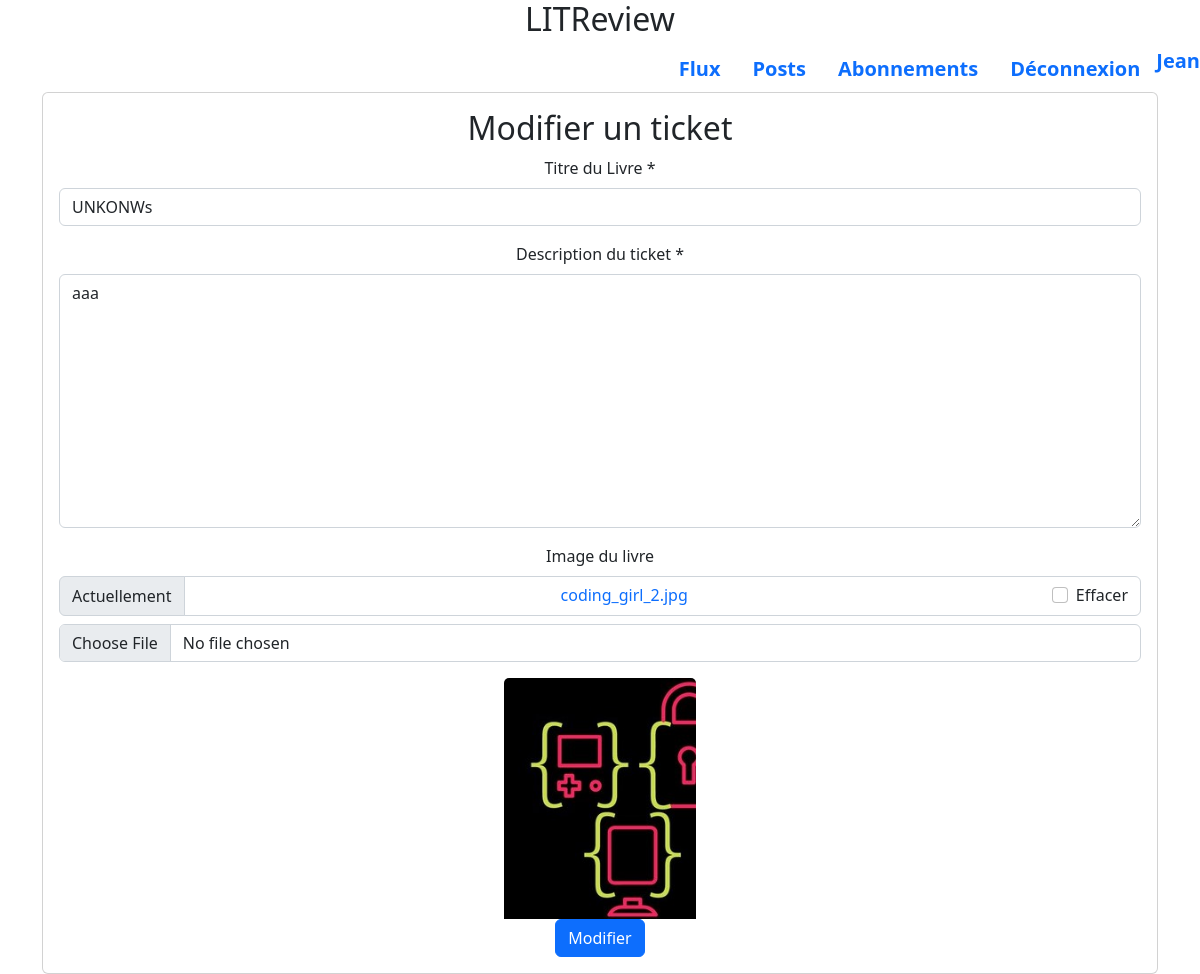
Screenshot of /edit_ticket/14 (signed in) with the database file from the repository.
### authentification/models.py (models this page shows)
class User(AbstractUser):
    profile_photo = models.ImageField(verbose_name='Photo de profil')

### blog/models.py (models this page shows)
class Ticket(models.Model):
    title = models.fields.CharField(max_length=128, verbose_name="Titre du Livre ")
    description = models.fields.CharField(max_length=2048, verbose_name="Description du ticket ")
    user = models.ForeignKey(
        to=settings.AUTH_USER_MODEL,
        on_delete=models.CASCADE
    )
    image = models.ImageField(null=True, blank=True, verbose_name="Image du livre ")
    time_created = models.DateTimeField(auto_now_add=True)

### blog/views/ticket.py (the view, shortened to what this page needs)
# urls.py: path('edit_ticket/<str:pk>', blog.views.edit_ticket, name='edit_ticket'),
@login_required
def edit_ticket(request, pk):
    post_to_modify = Ticket.objects.get(id=pk)
    tickets = Ticket.objects.filter(user_id=request.user.id, id=pk)
    if request.method == "GET":
        ticket_form = Ticket_Form(instance=post_to_modify)
        return render(
            request=request,
            template_name="blog/edit_ticket.html",
            context={"ticket_form": ticket_form, "tickets": tickets})

### blog/forms.py (shortened to what this page needs)
class Ticket_Form(ModelForm, ImageField):
    class Meta:
        model = Ticket
        fields = [
            "title",
            "description",
            "image"
            ]
        widgets = {
            'title': TextInput(attrs={
                "placeholder": "Titre du livre",
                "class": "form-title"
            }),
            'description': Textarea(attrs={
                "placeholder": "Description du ticket",
                "class": "form-desc"})
        }

### templates/blog/edit_ticket.html (shortened to what this page needs)
{% extends 'blog/base.html' %}
{% load crispy_forms_tags %}
{% block content %}
<div class="card text-center">
    <div class="card-body">
        <h2 class="card-title">Modifier un ticket</h2>
        <form action="" method="post" enctype="multipart/form-data">
            {{ ticket_form|crispy }}
            {% for ticket in tickets %}
            <img src="/media/{{ ticket.image }}"  style="width: 12rem;" class="card-img-top" alt="...">
            {% endfor %}
            <div class="button-container">
                <button type="submit" class="btn btn-primary">Modifier</button>
            </div>
        </form>
    </div>
</div>
{% endblock content %}

### templates/blog/base.html (shortened to what this page needs)
<!DOCTYPE html>
{% load static %}
<html lang="fr">
<head>
    <link href="https://cdn.jsdelivr.net/npm/bootstrap@5.2.3/dist/css/bootstrap.min.css" rel="stylesheet"
>
    <link rel="stylesheet" href="https://kit.fontawesome.com/b92704fbb5.css">
    <link rel="stylesheet" href="{% static 'review/base.css' %}">
</head>
<body>
<header>
    <h2>LITReview</h2>
    <ul class="nav justify-content-end navbase">
        <li class="nav-item">
            <a class="nav-link active" aria-current="page" href="{% url 'feed' %}">Flux</a>
        </li>
        <li class="nav-item">
            <a class="nav-link" href="{% url 'post' %}">Posts</a>
        </li>
        <li class="nav-item">
            <a class="nav-link" href="{% url 'abonnements' %}">Abonnements</a>
        </li>
        <li class="nav-item">
            <a class="nav-link" href="{% url 'logout' %}">Déconnexion</a>
        </li>
        <li class="nav-item">
            <a href="#">{{request.user}}</a>
        </li>
    </ul>
</header>
<div class="container">
    {% block content %}{% endblock content %}
</div>
</body>
</html>

### static/review/base.css (style rules this page uses)
h2 { display: flex; justify-content: center; }
.navbase { font-size: 20px; font-weight: bold; }
a { text-decoration: none; }

### rows the page displays
User: user "Jean"
Ticket: title "UNKONWs", description "aaa", image (picture)
